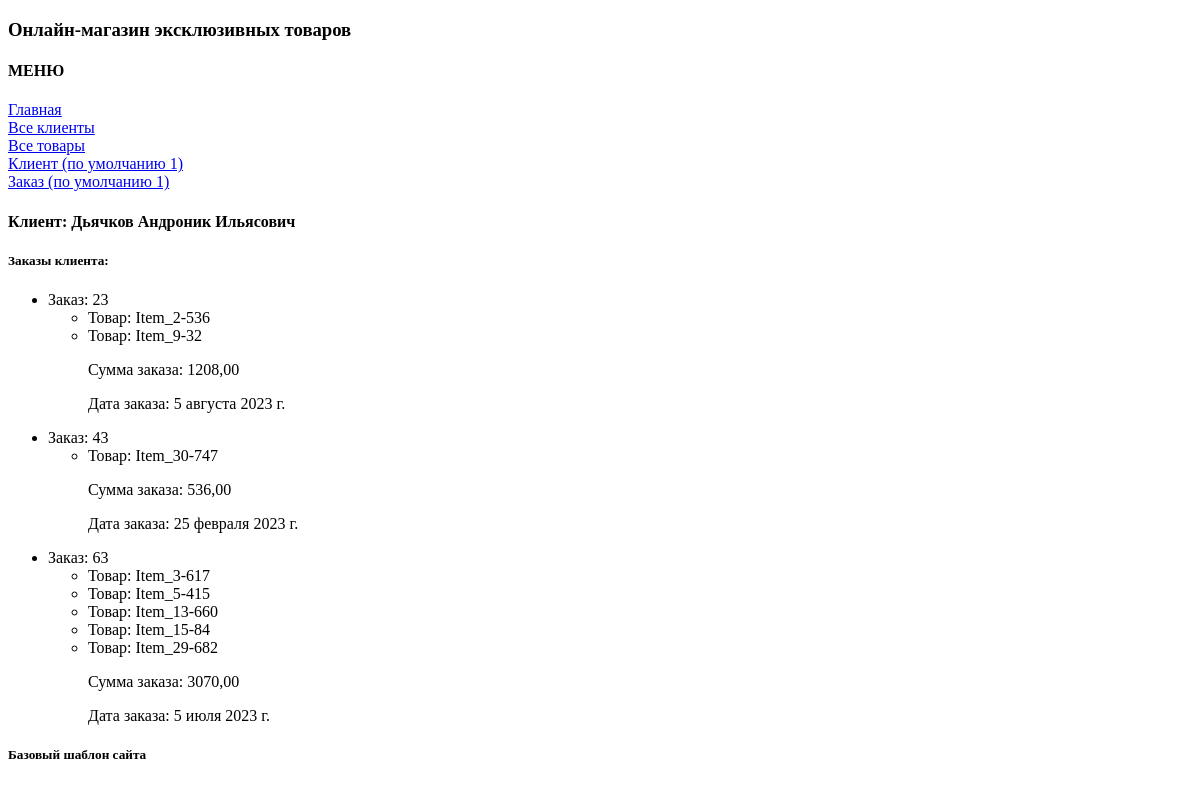
The app's page /hw2/orders_no_sort/11/, older data.
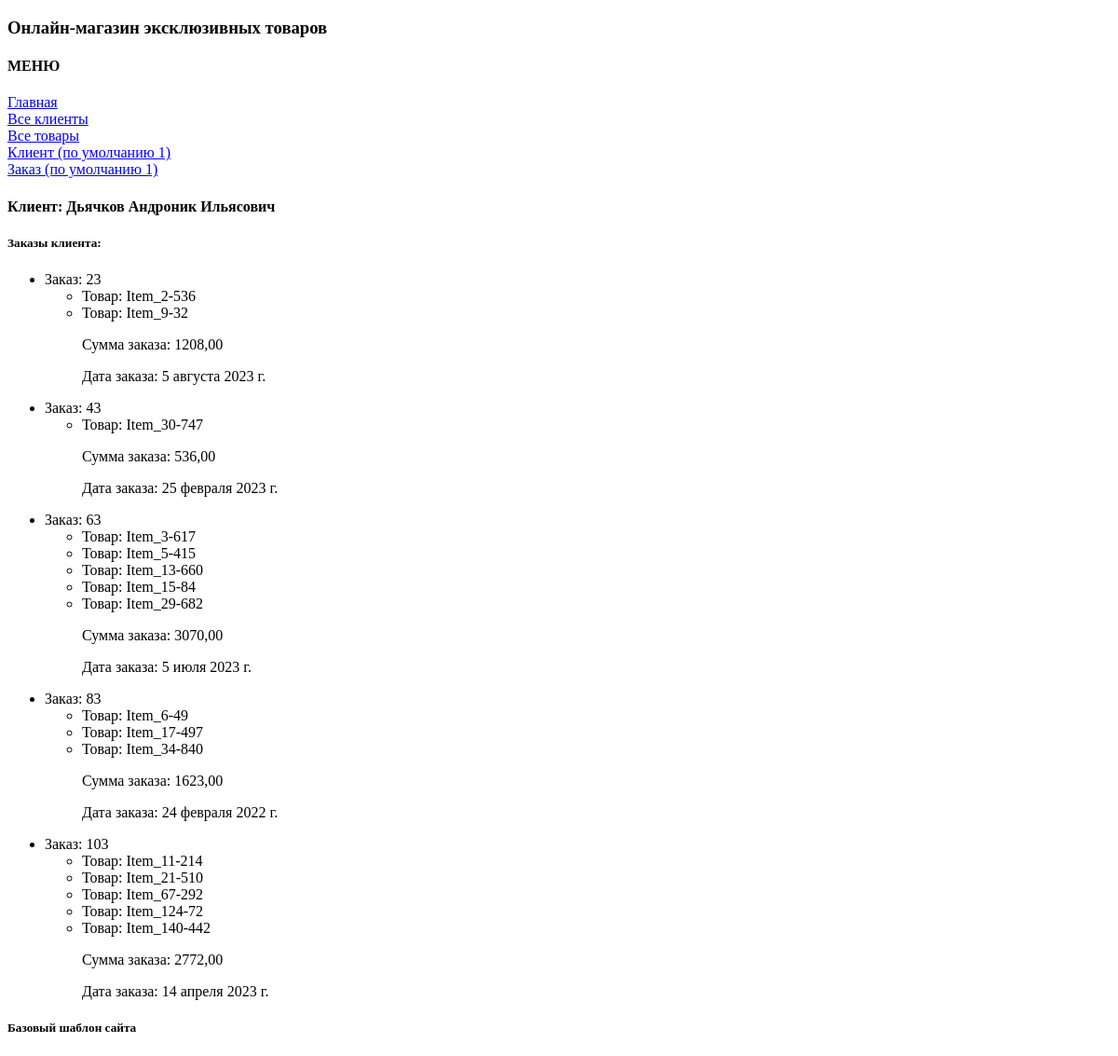
The same page, newer data.
### hwapp_2/models.py (models this page shows, shortened)
class Order(models.Model):
    client = models.ForeignKey(Client, on_delete=models.CASCADE)
    products = models.ManyToManyField(Product)
    total_price = models.DecimalField(max_digits=8, decimal_places=2)
    date_ordered = models.DateField()

class Product(models.Model):
    name = models.CharField(max_length=100)
    description = models.TextField()
    price = models.DecimalField(max_digits=8, decimal_places=2)
    quantity = models.IntegerField()
    date_add = models.DateField(auto_now_add=True)
    image = models.ImageField(upload_to='media/', null=True, max_length=255)

### hwapp_2/views.py (the view)
# urls.py: path('orders_no_sort/<int:client_id>/', views.orders_by_client, name='orders_by_client'),
def orders_by_client(request, client_id):
    client = get_object_or_404(Client, pk=client_id)
    orders = Order.objects.filter(client__pk=client_id)
    return render(request, 'hwapp_2/orders_no_sort.html', {'orders': orders, 'client': client})

### hwapp_2/templates/hwapp_2/orders_no_sort.html (shortened to what this page needs)
{% extends 'hwapp_2/base.html' %}
{% block content %}
<h4>Клиент: {{ client.name }}</h4>
    {% if orders %}
        <h5>Заказы клиента:</h5>
        <ul>
        {% for order in orders %}
            <li>Заказ: {{ order.id }}</li>
            <ul>
            {% for item in order.products.all %}
                <li>Товар: {{ item.name }}</li>
            {% endfor %}
            <p>Сумма заказа: {{ order.total_price }}</p>
            <p>Дата заказа: {{ order.date_ordered }}</p>
            </ul>
        {% endfor %}
        </ul>
    {% endif %}
{% endblock %}

Row changes from the older to the newer data that the page shows:
added Order: id "83", total_price "1623,00", date_ordered "24 февраля 2022 г."
now on this page (row unchanged): Product: name "Item_6-49", shown under "83"
now on this page (row unchanged): Product: name "Item_17-497", shown under "83"
added Product: name "Item_34-840", shown under "83"
added Order: id "103", total_price "2772,00", date_ordered "14 апреля 2023 г."
now on this page (row unchanged): Product: name "Item_11-214", shown under "103"
now on this page (row unchanged): Product: name "Item_21-510", shown under "103"
added Product: name "Item_67-292", shown under "103"
added Product: name "Item_124-72", shown under "103"
added Product: name "Item_140-442", shown under "103"
